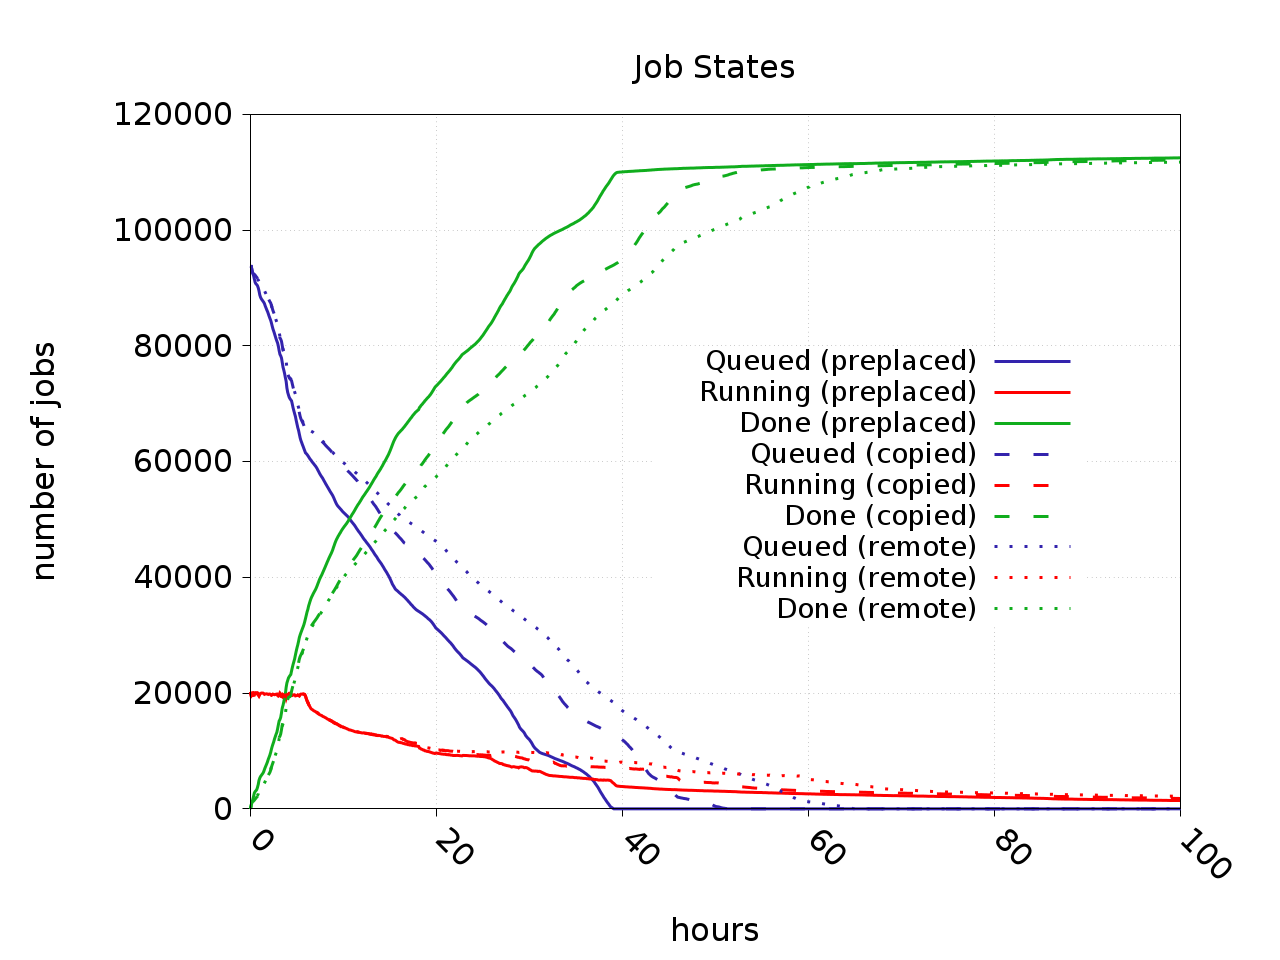

Source code (gnuplot):
set terminal pngcairo dashed notransparent nocrop enhanced size 1280,960
set output 'CPU.png'
set lmargin 25
set rmargin 10
set tmargin 6
set bmargin 8
set title "Job States"
set title font "*,24"
set xlabel "hours"
set xlabel font "*,24"
set xlabel offset 0,-3.
set ylabel "number of jobs"
set ylabel font "*,24"
set ylabel offset -10.
#set origin -0.1,0
set xrange [0:100]
set yrange [0:120000]
#set xtics out border nomirror rotate by -45 offset character 0,-0.2,0
set xtics out border nomirror rotate by -45 offset character -0.2,0,0
set xtics font "*,24"
set ytics font "*,24"
set grid
set ytics out border nomirror
set key at 90.,80000.
set key font "*,20"
#set style fill solid 1.0
#set for [i=1:8] linetype i dashtype i
set style line 1 linetype 2 linecolor rgb "#10ad1d"   linewidth 3.000 pointtype 3 pointsize 0.1 dashtype 1
set style line 2 linetype 2 linecolor rgb "red"    linewidth 3.000 pointtype 3 pointsize 0.1 dashtype 1
set style line 3 linetype 2 linecolor rgb "#3323ad"   linewidth 3.000 pointtype 3 pointsize 0.1 dashtype 1
set style line 4 linetype 2 linecolor rgb "#10ad1d"   linewidth 3.000 pointtype 3 pointsize 0.1 dashtype 2
set style line 5 linetype 2 linecolor rgb "red"    linewidth 3.000 pointtype 3 pointsize 0.1 dashtype 2
set style line 6 linetype 2 linecolor rgb "#3323ad"   linewidth 3.000 pointtype 3 pointsize 0.1 dashtype 2
set style line 7 linetype 2 linecolor rgb "#10ad1d"   linewidth 3.000 pointtype 3 pointsize 0.1 dashtype 3
set style line 8 linetype 2 linecolor rgb "red"    linewidth 3.000 pointtype 3 pointsize 0.1 dashtype 3
set style line 9 linetype 2 linecolor rgb "#3323ad"   linewidth 3.000 pointtype 3 pointsize 0.1 dashtype 3
#set style fill solid
plot \
'todayCPU.txt' using 1:2 with lines ls 3 title 'Queued (preplaced)', \
'todayCPU.txt' using 1:3 with lines ls 2 title 'Running (preplaced)', \
'todayCPU.txt' using 1:4 with lines ls 1 title 'Done (preplaced)', \
'serialCPU.txt' using 1:2 with lines ls 6 title 'Queued (copied)', \
'serialCPU.txt' using 1:3 with lines ls 5 title 'Running (copied)', \
'serialCPU.txt' using 1:4 with lines ls 4 title 'Done (copied)', \
'dataAtFNALCPU.txt' using 1:2 with lines ls 9 title 'Queued (remote)', \
'dataAtFNALCPU.txt' using 1:3 with lines ls 8 title 'Running (remote)', \
'dataAtFNALCPU.txt' using 1:4 with lines ls 7 title 'Done (remote)'
